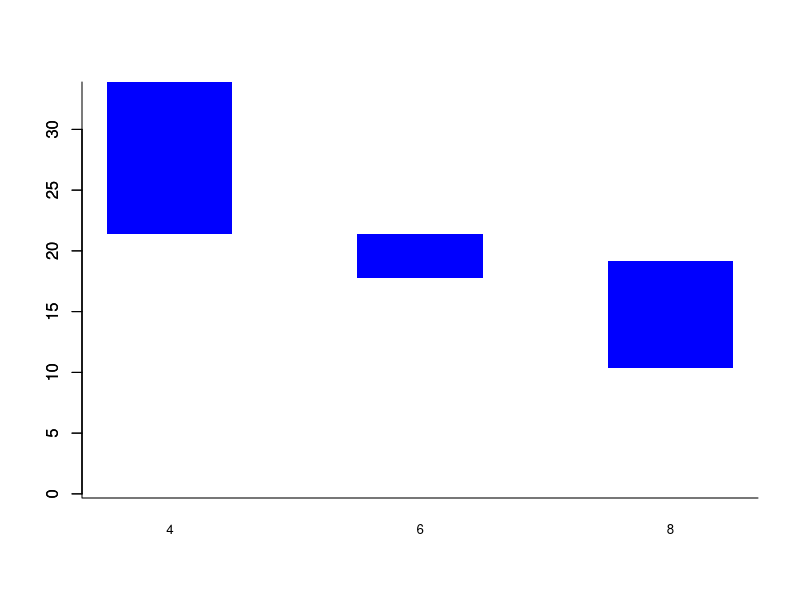
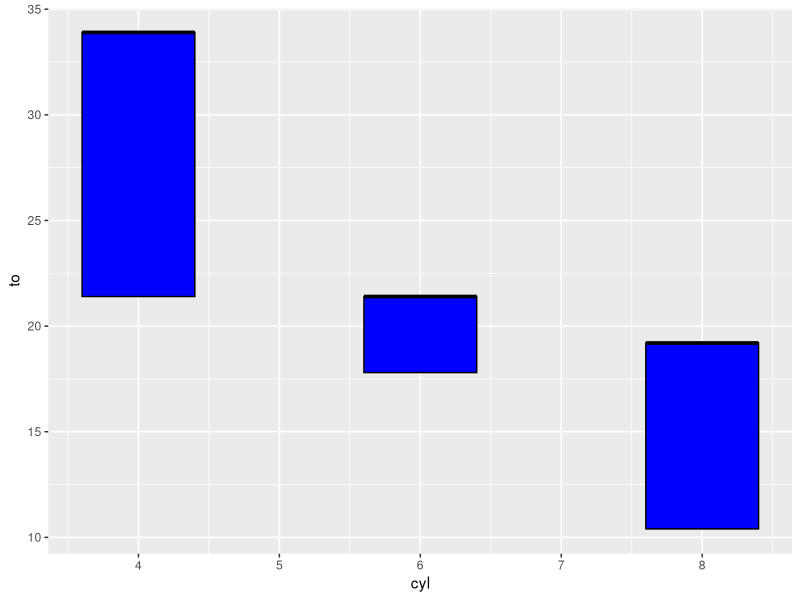

These figures' R source, in order:
## ---- chunk 1
head(mtcars)

## ---- chunk 2
ci<-c(4,6,8)
x<-subset(mtcars, mtcars$cyl==4)
x<-range(x$mpg)
y<-subset(mtcars, mtcars$cyl==6)
y<-range(y$mpg)
z<-subset(mtcars, mtcars$cyl==8)
z<-range(z$mpg)
df<-data.frame(cyl=ci,from=c(x[1],y[1],z[1]), to=c(x[2],y[2],z[2]))
barplot(df$to, border='transparent', space=1, col='blue')
barplot(df$from, space=1, add=TRUE, col='white', 
        border='transparent', names.arg=df$cyl, 
        cex.names=0.8, main="Range of Milles per Gallon (mpg) by Cylindres (cyl)", xlab="Milles Per Gallon", ylab="Cylindres")
box(bty='l')

## ---- chunk 3

## ---- chunk 4
library("ggplot2")
ci<-c(4,6,8)
x<-subset(mtcars, mtcars$cyl==4)
x<-range(x$mpg)
y<-subset(mtcars, mtcars$cyl==6)
y<-range(y$mpg)
z<-subset(mtcars, mtcars$cyl==8)
z<-range(z$mpg)
df<-data.frame(cyl=ci,from=c(x[1],y[1],z[1]), to=c(x[2],y[2],z[2]))
g <- ggplot(df, aes(cyl,to)) + geom_crossbar(aes(ymin = from, ymax = to), width = 0.8, fill="blue")
g + labs(list(title = "Range of Milles per Gallon (mpg) by Cylindres (cyl)",  x="Cylindres", y="Miles per Gallon"))
